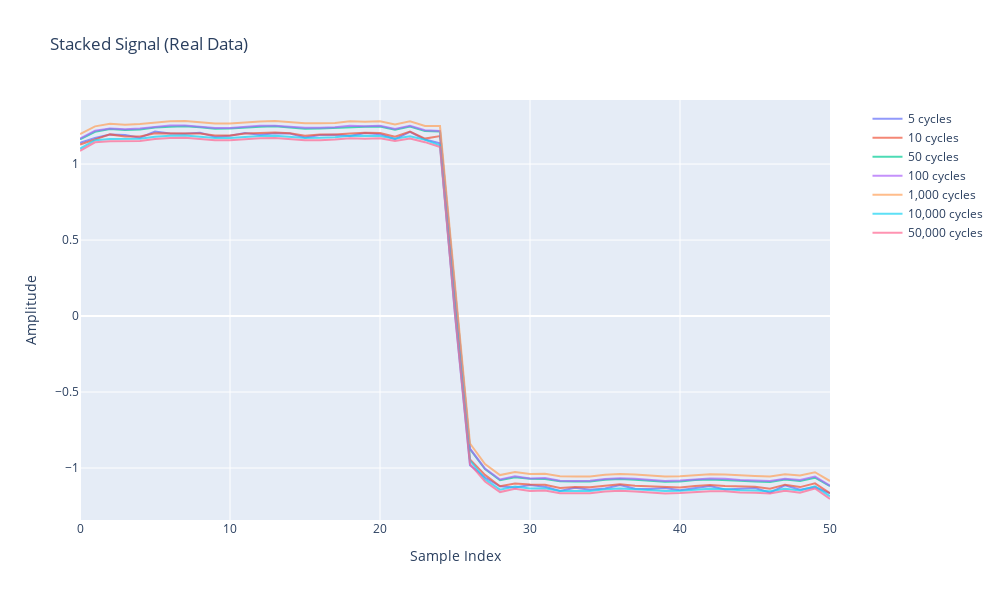

The notebook cell saved with this chart:
### Markdown cell above
### Stacking results for diff # of cycles

### Code cell
def plot_stacking_evolution(intermediate_results, is_real_data=True):
    """Plot intermediate stacking products for diff number of cycles."""
    fig = go.Figure()
    
    for num_cycles, result in intermediate_results:
        fig.add_trace(go.Scatter(
            x=np.arange(len(result)),
            y=result,
            name=f'{num_cycles:,} cycles',
            opacity=0.7
        ))
    
    data_type = "Real" if is_real_data else "Synthetic"
    fig.update_layout(
        title=f'Stacked Signal ({data_type} Data)',
        xaxis_title='Sample Index',
        yaxis_title='Amplitude',
        showlegend=True,
        width=1000,
        height=600,
        hovermode='x unified',
        legend=dict(
            yanchor="top",
            y=0.99,
            xanchor="left",
            x=1.05
        )
    )
    
    fig.show()

# Plot stacking evolution
plot_stacking_evolution(intermediate_results, USE_REAL_DATA)
